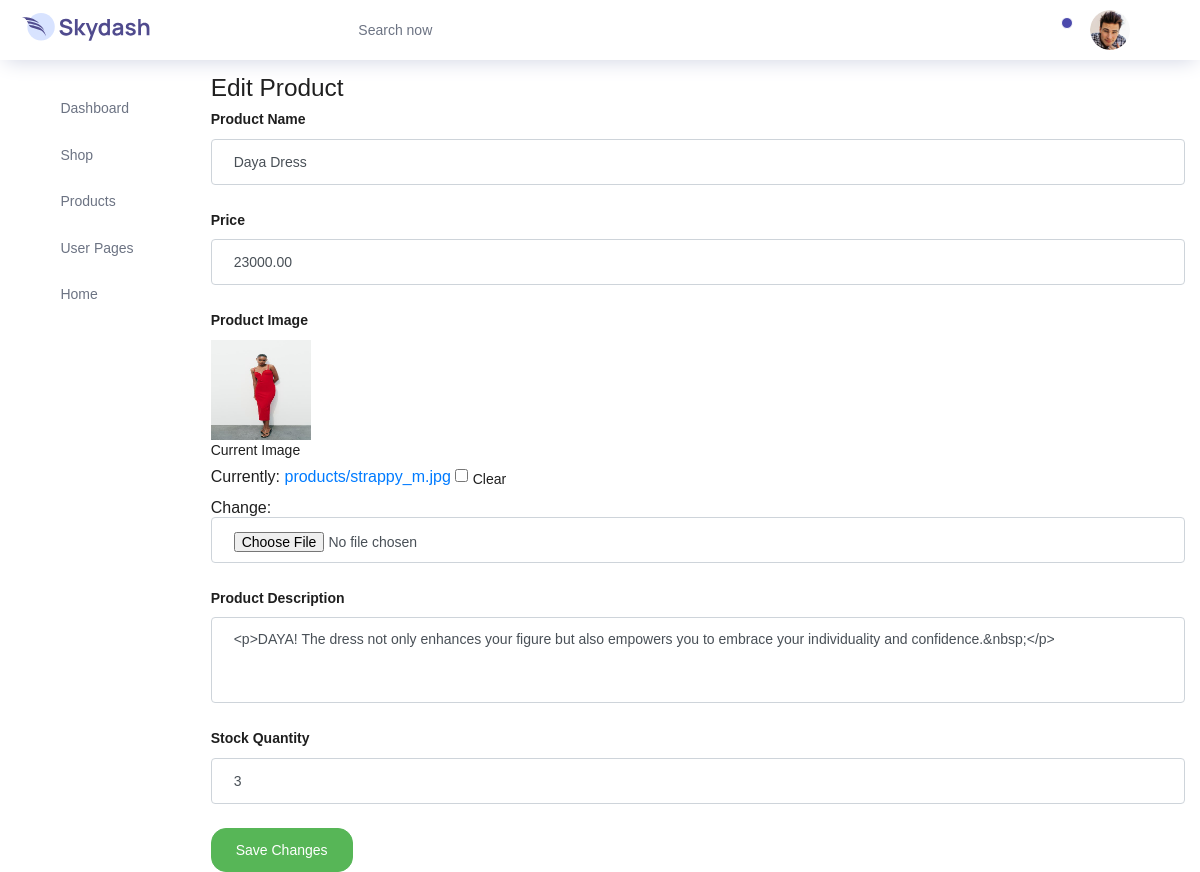
The app's page /account/product/dayadress/edit/ (signed in) with its own data.
### walletapp/models.py (models this page shows, shortened)
class Products(models.Model):
    user = models.ForeignKey(settings.AUTH_USER_MODEL, on_delete=models.CASCADE)
    shop_name = models.ForeignKey(Shop, verbose_name='Shop Name', on_delete=models.CASCADE, related_name='products')
    category = models.ForeignKey(Categories, on_delete=models.CASCADE, null=True, blank=True)
    product_image1 = models.ImageField(upload_to='products/', null=True, blank=True)
    product_name = models.CharField(max_length=100)
    slug = models.SlugField(max_length=300)
    price = models.DecimalField(verbose_name='Price', max_digits=10, decimal_places=2)
    no_of_stock = models.PositiveIntegerField(verbose_name='Number of stocks')
    in_stock = models.BooleanField(default=True)
    content = HTMLField()
    best_seller_product = models.BooleanField(null=True, blank=True)
    hot_trend= models.BooleanField(null=True)
    created_at = models.DateTimeField(auto_now_add=True, null=True)
    uploaded_at = models.DateTimeField(auto_now=True)
    users_wishlist = models.ManyToManyField(settings.AUTH_USER_MODEL, related_name="user_wishlist", blank=True)
    objects = models.Manager()
    products = models.Manager()
    class Meta:
        verbose_name_plural='Products'
        ordering = ('-created_at',)

### account/views.py (the view)
# urls.py: path('product/<slug:slug>/edit/', views.edit_product, name='edit_product'),
def edit_product(request, slug):
    product = get_object_or_404(Products, slug=slug, user=request.user)  # Ensure the user owns the product
    if request.method == 'POST':
        form = ProductForm(request.POST, request.FILES, instance=product)
        if form.is_valid():
            form.save()
            messages.success(request, 'Product updated successfully!')
            return redirect('account:view_product', slug=product.slug)
    else:
        form = ProductForm(instance=product)
    return render(request, 'dashboard/edit-product.html', {'form': form, 'product': product})

### account/forms.py
class ProductForm(forms.ModelForm):
    class Meta:
        model = Products
        fields = [
            'shop_name', 'category', 'product_image1', 'product_name',
            'slug', 'price', 'no_of_stock', 'in_stock', 'content',
            'best_seller_product', 'hot_trend'
        ]
        widgets = {
            'content': forms.Textarea(attrs={'rows': 4}),
            'slug': forms.TextInput(attrs={'placeholder': 'Unique identifier for the product'}),
        }
    def __init__(self, *args, **kwargs):
        super().__init__(*args, **kwargs)
        for field_name, field in self.fields.items():
            if field.widget.attrs.get('class') is None:
                field.widget.attrs['class'] = 'form-control'

### basket/context_processor.py (called while the page is built)
def basket(request):
    return { 'basket' : Basket(request) }

### templates/dashboard/edit-product.html (shortened to what this page needs)
{% extends "dashboard/base.html" %}
{% block content %}
<div class="container mt-3">
    <h1 class="h3">Edit Product</h1>
    <form method="post" enctype="multipart/form-data">
        <div class="form-group">
            <label for="{{ form.product_name.id_for_label }}" class="font-weight-bold">Product Name</label>
            {{ form.product_name }}
        </div>
        <div class="form-group">
            <label for="{{ form.price.id_for_label }}" class="font-weight-bold">Price</label>
            {{ form.price }}
        </div>
        <div class="form-group">
            <label for="{{ form.product_image1.id_for_label }}" class="font-weight-bold">Product Image</label>
            {% if product.product_image1 %}
                <div>
                    <img src="{{ product.product_image1.url }}" alt="Product Image" width="100" height="100">
                    <p>Current Image</p>
                </div>
            {% endif %}
            {{ form.product_image1 }}
        </div>
        <div class="form-group">
            <label for="{{ form.content.id_for_label }}" class="font-weight-bold">Product Description</label>
            {{ form.content }}
        </div>
        <div class="form-group">
            <label for="{{ form.no_of_stock.id_for_label }}" class="font-weight-bold">Stock Quantity</label>
            {{ form.no_of_stock }}
        </div>
        <button type="submit" class="btn btn-success">Save Changes</button>
    </form>
</div>
{% endblock %}

### records on screen
Products: product_name "Daya Dress", price "23000.00", product_image1 (picture), content "<p>DAYA! The dress not only enhances your figure but also empowers you to embrace your individuality and confidence.&nbsp;</p>", no_of_stock "3"
